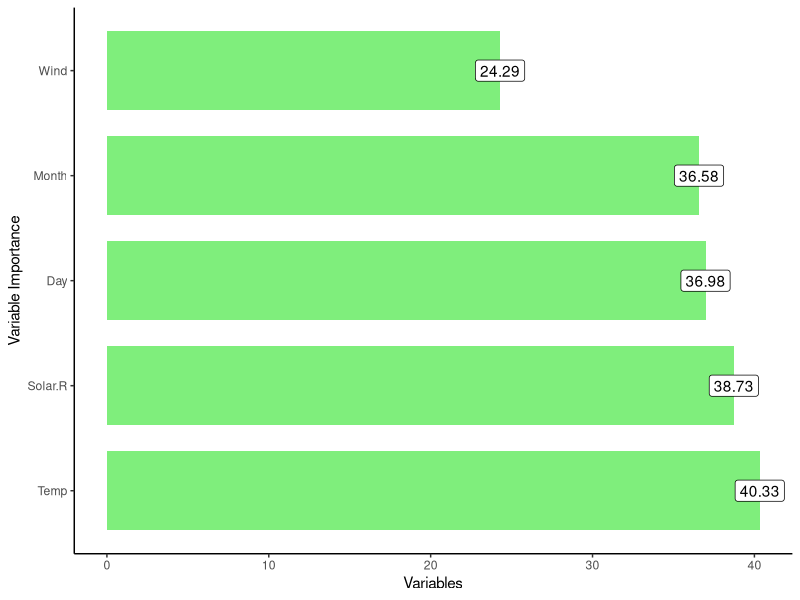

Here is the R script that generated this plot:
# importing data
data(airquality)
str(airquality)

# making this example reproducible
set.seed(12)

# installing and loading necessary packages
install.packages("dplyr")
library(dplyr)    #for data wrangling
install.packages("e1071")
library(e1071)    #for calculating variable importance
install.packages("caret")
library(caret)    #for model fitting
install.packages("rpart")
library(rpart)    #for fitting decision trees
install.packages("ipred")
library(ipred)    #for fitting bagged decision trees

# modeling (1000 trees, out-of-bag error (coob) will be obtained, 2 observations in a node to split, control parameter = 0)
bagging_model <- bagging(
  formula = Ozone ~ .,
  data = airquality,
  nbagg = 1000,   
  coob = TRUE,
  control = rpart.control(minsplit = 2, cp = 0)
)

# model
bagging_model


# calculating variable importance
var_importance <- data.frame(variable = names(airquality[, -1]), VI = varImp(bagging_model))
var_importance

# sorting variable importance values descending
VIdata_4plot <- var_importance[order(var_importance$Overall, decreasing = TRUE), ]
VIdata_4plot$Overall <- round(VIdata_4plot$Overall, 2)

# visualizing variable importance
install.packages("ggplot2")
library(ggplot2)

ggplot(data = VIdata_4plot, mapping = aes(x = reorder(variable, -Overall), Overall)) + 
  geom_bar(stat = "identity", width = .75, fill = "#7FEE7C") + 
  coord_flip() +
  geom_label(label= VIdata_4plot$Overall) +
  xlab("Variable Importance") + 
  ylab("Variables") +
  theme_classic()

# defining new observation
new_obs <- data.frame(Solar.R = 310, Wind = 10, Temp = 60, Month = 5, Day = 4)

# using fitted bagged model to predict 'Ozone' value of new observation
predict(bagging_model, newdata = new_obs)
